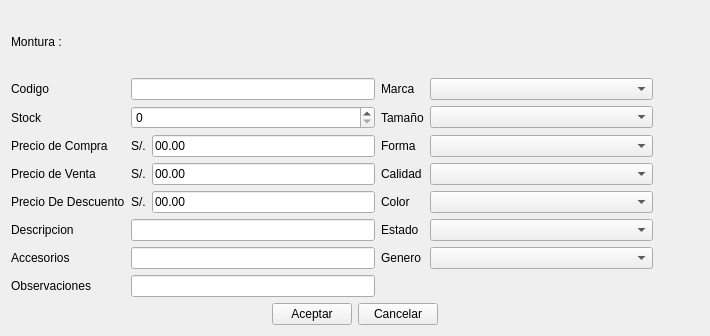
<?xml version="1.0" encoding="UTF-8"?>
<ui version="4.0">
 <class>ui_agregarMontura</class>
 <widget class="QWidget" name="ui_agregarMontura">
  <property name="geometry">
   <rect>
    <x>0</x>
    <y>0</y>
    <width>710</width>
    <height>336</height>
   </rect>
  </property>
  <property name="windowTitle">
   <string>Form</string>
  </property>
  <layout class="QGridLayout" name="gridLayout_2">
   <item row="2" column="0">
    <layout class="QHBoxLayout" name="horizontalLayout_2">
     <item>
      <spacer name="horizontalSpacer">
       <property name="orientation">
        <enum>Qt::Horizontal</enum>
       </property>
       <property name="sizeHint" stdset="0">
        <size>
         <width>40</width>
         <height>20</height>
        </size>
       </property>
      </spacer>
     </item>
     <item>
      <widget class="QPushButton" name="pushButton_agregar">
       <property name="text">
        <string>Aceptar</string>
       </property>
       <property name="shortcut">
        <string>Ctrl+G</string>
       </property>
      </widget>
     </item>
     <item>
      <widget class="QPushButton" name="pushButton_cancelar">
       <property name="text">
        <string>Cancelar</string>
       </property>
       <property name="shortcut">
        <string>Esc</string>
       </property>
      </widget>
     </item>
     <item>
      <spacer name="horizontalSpacer_2">
       <property name="orientation">
        <enum>Qt::Horizontal</enum>
       </property>
       <property name="sizeHint" stdset="0">
        <size>
         <width>40</width>
         <height>20</height>
        </size>
       </property>
      </spacer>
     </item>
    </layout>
   </item>
   <item row="1" column="0">
    <layout class="QGridLayout" name="gridLayout_3">
     <item row="0" column="0">
      <widget class="QLabel" name="label_2">
       <property name="text">
        <string>Codigo</string>
       </property>
      </widget>
     </item>
     <item row="0" column="1" colspan="2">
      <widget class="QLineEdit" name="lineEdit_codigo"/>
     </item>
     <item row="2" column="1">
      <widget class="QLabel" name="label_16">
       <property name="text">
        <string>S/.</string>
       </property>
      </widget>
     </item>
     <item row="3" column="1">
      <widget class="QLabel" name="label_17">
       <property name="text">
        <string>S/.</string>
       </property>
      </widget>
     </item>
     <item row="1" column="0">
      <widget class="QLabel" name="label_4">
       <property name="text">
        <string>Stock</string>
       </property>
      </widget>
     </item>
     <item row="4" column="0">
      <widget class="QLabel" name="label_7">
       <property name="text">
        <string>Precio De Descuento</string>
       </property>
      </widget>
     </item>
     <item row="2" column="0">
      <widget class="QLabel" name="label_13">
       <property name="text">
        <string>Precio de Compra</string>
       </property>
      </widget>
     </item>
     <item row="0" column="3">
      <widget class="QLabel" name="label_8">
       <property name="sizePolicy">
        <sizepolicy hsizetype="Preferred" vsizetype="Preferred">
         <horstretch>0</horstretch>
         <verstretch>0</verstretch>
        </sizepolicy>
       </property>
       <property name="text">
        <string>Marca</string>
       </property>
      </widget>
     </item>
     <item row="2" column="2">
      <widget class="QLineEdit" name="lineEdit_precioCompra">
       <property name="text">
        <string>00.00</string>
       </property>
      </widget>
     </item>
     <item row="4" column="2">
      <widget class="QLineEdit" name="lineEdit_precioDescuento">
       <property name="minimumSize">
        <size>
         <width>170</width>
         <height>0</height>
        </size>
       </property>
       <property name="text">
        <string>00.00</string>
       </property>
      </widget>
     </item>
     <item row="3" column="0">
      <widget class="QLabel" name="label_12">
       <property name="text">
        <string>Precio de Venta</string>
       </property>
      </widget>
     </item>
     <item row="7" column="0">
      <widget class="QLabel" name="label">
       <property name="text">
        <string>Observaciones</string>
       </property>
      </widget>
     </item>
     <item row="3" column="2">
      <widget class="QLineEdit" name="lineEdit_precioVenta">
       <property name="text">
        <string>00.00</string>
       </property>
      </widget>
     </item>
     <item row="1" column="1" colspan="2">
      <widget class="QSpinBox" name="spinBox_stock">
       <property name="maximum">
        <number>999999999</number>
       </property>
      </widget>
     </item>
     <item row="4" column="5">
      <widget class="QPushButton" name="pushButton_xcolor">
       <property name="sizePolicy">
        <sizepolicy hsizetype="Fixed" vsizetype="Fixed">
         <horstretch>0</horstretch>
         <verstretch>0</verstretch>
        </sizepolicy>
       </property>
       <property name="text">
        <string/>
       </property>
       <property name="icon">
        <iconset resource="../Icons/Icons.qrc">
         <normaloff>:/Icons/1349716373_monotone_close_exit_delete_small.png</normaloff>:/Icons/1349716373_monotone_close_exit_delete_small.png</iconset>
       </property>
       <property name="autoDefault">
        <bool>false</bool>
       </property>
       <property name="flat">
        <bool>true</bool>
       </property>
      </widget>
     </item>
     <item row="0" column="4">
      <widget class="MyComboBox" name="comboBox_marca">
       <property name="sizePolicy">
        <sizepolicy hsizetype="Expanding" vsizetype="Fixed">
         <horstretch>0</horstretch>
         <verstretch>0</verstretch>
        </sizepolicy>
       </property>
      </widget>
     </item>
     <item row="0" column="5">
      <widget class="QPushButton" name="pushButton_xmarca">
       <property name="sizePolicy">
        <sizepolicy hsizetype="Fixed" vsizetype="Fixed">
         <horstretch>0</horstretch>
         <verstretch>0</verstretch>
        </sizepolicy>
       </property>
       <property name="text">
        <string/>
       </property>
       <property name="icon">
        <iconset resource="../Icons/Icons.qrc">
         <normaloff>:/Icons/1349716373_monotone_close_exit_delete_small.png</normaloff>:/Icons/1349716373_monotone_close_exit_delete_small.png</iconset>
       </property>
       <property name="autoDefault">
        <bool>false</bool>
       </property>
       <property name="flat">
        <bool>true</bool>
       </property>
      </widget>
     </item>
     <item row="1" column="5">
      <widget class="QPushButton" name="pushButton_xtamanio">
       <property name="sizePolicy">
        <sizepolicy hsizetype="Fixed" vsizetype="Fixed">
         <horstretch>0</horstretch>
         <verstretch>0</verstretch>
        </sizepolicy>
       </property>
       <property name="text">
        <string/>
       </property>
       <property name="icon">
        <iconset resource="../Icons/Icons.qrc">
         <normaloff>:/Icons/1349716373_monotone_close_exit_delete_small.png</normaloff>:/Icons/1349716373_monotone_close_exit_delete_small.png</iconset>
       </property>
       <property name="autoDefault">
        <bool>false</bool>
       </property>
       <property name="flat">
        <bool>true</bool>
       </property>
      </widget>
     </item>
     <item row="2" column="3">
      <widget class="QLabel" name="label_10">
       <property name="sizePolicy">
        <sizepolicy hsizetype="Preferred" vsizetype="Preferred">
         <horstretch>0</horstretch>
         <verstretch>0</verstretch>
        </sizepolicy>
       </property>
       <property name="text">
        <string>Forma</string>
       </property>
      </widget>
     </item>
     <item row="2" column="4">
      <widget class="MyComboBox" name="comboBox_forma">
       <property name="sizePolicy">
        <sizepolicy hsizetype="Expanding" vsizetype="Fixed">
         <horstretch>0</horstretch>
         <verstretch>0</verstretch>
        </sizepolicy>
       </property>
      </widget>
     </item>
     <item row="2" column="5">
      <widget class="QPushButton" name="pushButton_xforma">
       <property name="sizePolicy">
        <sizepolicy hsizetype="Fixed" vsizetype="Fixed">
         <horstretch>0</horstretch>
         <verstretch>0</verstretch>
        </sizepolicy>
       </property>
       <property name="text">
        <string/>
       </property>
       <property name="icon">
        <iconset resource="../Icons/Icons.qrc">
         <normaloff>:/Icons/1349716373_monotone_close_exit_delete_small.png</normaloff>:/Icons/1349716373_monotone_close_exit_delete_small.png</iconset>
       </property>
       <property name="autoDefault">
        <bool>false</bool>
       </property>
       <property name="flat">
        <bool>true</bool>
       </property>
      </widget>
     </item>
     <item row="3" column="3">
      <widget class="QLabel" name="label_11">
       <property name="sizePolicy">
        <sizepolicy hsizetype="Preferred" vsizetype="Preferred">
         <horstretch>0</horstretch>
         <verstretch>0</verstretch>
        </sizepolicy>
       </property>
       <property name="text">
        <string>Calidad</string>
       </property>
      </widget>
     </item>
     <item row="4" column="3">
      <widget class="QLabel" name="label_15">
       <property name="sizePolicy">
        <sizepolicy hsizetype="Preferred" vsizetype="Preferred">
         <horstretch>0</horstretch>
         <verstretch>0</verstretch>
        </sizepolicy>
       </property>
       <property name="text">
        <string>Color</string>
       </property>
      </widget>
     </item>
     <item row="3" column="4">
      <widget class="MyComboBox" name="comboBox_calidad">
       <property name="sizePolicy">
        <sizepolicy hsizetype="Expanding" vsizetype="Fixed">
         <horstretch>0</horstretch>
         <verstretch>0</verstretch>
        </sizepolicy>
       </property>
      </widget>
     </item>
     <item row="4" column="4">
      <widget class="MyComboBox" name="comboBox_color">
       <property name="sizePolicy">
        <sizepolicy hsizetype="Expanding" vsizetype="Fixed">
         <horstretch>0</horstretch>
         <verstretch>0</verstretch>
        </sizepolicy>
       </property>
      </widget>
     </item>
     <item row="3" column="5">
      <widget class="QPushButton" name="pushButton_xcalidad">
       <property name="sizePolicy">
        <sizepolicy hsizetype="Fixed" vsizetype="Fixed">
         <horstretch>0</horstretch>
         <verstretch>0</verstretch>
        </sizepolicy>
       </property>
       <property name="text">
        <string/>
       </property>
       <property name="icon">
        <iconset resource="../Icons/Icons.qrc">
         <normaloff>:/Icons/1349716373_monotone_close_exit_delete_small.png</normaloff>:/Icons/1349716373_monotone_close_exit_delete_small.png</iconset>
       </property>
       <property name="autoDefault">
        <bool>false</bool>
       </property>
       <property name="flat">
        <bool>true</bool>
       </property>
      </widget>
     </item>
     <item row="1" column="4">
      <widget class="MyComboBox" name="comboBox_tamanio">
       <property name="sizePolicy">
        <sizepolicy hsizetype="Expanding" vsizetype="Fixed">
         <horstretch>0</horstretch>
         <verstretch>0</verstretch>
        </sizepolicy>
       </property>
      </widget>
     </item>
     <item row="7" column="1" colspan="2">
      <widget class="QLineEdit" name="lineEdit_observaciones">
       <property name="readOnly">
        <bool>false</bool>
       </property>
      </widget>
     </item>
     <item row="4" column="1">
      <widget class="QLabel" name="label_18">
       <property name="text">
        <string>S/.</string>
       </property>
      </widget>
     </item>
     <item row="6" column="1" colspan="2">
      <widget class="QLineEdit" name="lineEdit_accesorios"/>
     </item>
     <item row="1" column="3">
      <widget class="QLabel" name="label_9">
       <property name="sizePolicy">
        <sizepolicy hsizetype="Preferred" vsizetype="Preferred">
         <horstretch>0</horstretch>
         <verstretch>0</verstretch>
        </sizepolicy>
       </property>
       <property name="text">
        <string>Tamaño</string>
       </property>
      </widget>
     </item>
     <item row="6" column="0">
      <widget class="QLabel" name="label_6">
       <property name="text">
        <string>Accesorios</string>
       </property>
      </widget>
     </item>
     <item row="5" column="0">
      <widget class="QLabel" name="label_3">
       <property name="text">
        <string>Descripcion</string>
       </property>
      </widget>
     </item>
     <item row="5" column="1" colspan="2">
      <widget class="QLineEdit" name="lineEdit_descripcion"/>
     </item>
     <item row="5" column="3">
      <widget class="QLabel" name="label_estado">
       <property name="text">
        <string>Estado</string>
       </property>
      </widget>
     </item>
     <item row="5" column="4">
      <widget class="MyComboBox" name="comboBox_estado"/>
     </item>
     <item row="5" column="5">
      <widget class="QPushButton" name="pushButton_xestado">
       <property name="text">
        <string/>
       </property>
       <property name="icon">
        <iconset resource="../Icons/Icons.qrc">
         <normaloff>:/Icons/1349716373_monotone_close_exit_delete_small.png</normaloff>:/Icons/1349716373_monotone_close_exit_delete_small.png</iconset>
       </property>
       <property name="flat">
        <bool>true</bool>
       </property>
      </widget>
     </item>
     <item row="6" column="3">
      <widget class="QLabel" name="label_5">
       <property name="text">
        <string>Genero</string>
       </property>
      </widget>
     </item>
     <item row="6" column="4">
      <widget class="MyComboBox" name="comboBox_genero"/>
     </item>
     <item row="6" column="5">
      <widget class="QPushButton" name="pushButton_xgenero">
       <property name="text">
        <string/>
       </property>
       <property name="icon">
        <iconset resource="../Icons/Icons.qrc">
         <normaloff>:/Icons/1349716373_monotone_close_exit_delete_small.png</normaloff>:/Icons/1349716373_monotone_close_exit_delete_small.png</iconset>
       </property>
       <property name="flat">
        <bool>true</bool>
       </property>
      </widget>
     </item>
    </layout>
   </item>
   <item row="0" column="0">
    <widget class="QLabel" name="label_tiulo">
     <property name="text">
      <string>Montura :</string>
     </property>
    </widget>
   </item>
  </layout>
 </widget>
 <customwidgets>
  <customwidget>
   <class>MyComboBox</class>
   <extends>QComboBox</extends>
   <header location="global">mycombobox.h</header>
   <slots>
    <slot>Eliminar_Item()</slot>
   </slots>
  </customwidget>
 </customwidgets>
 <tabstops>
  <tabstop>lineEdit_codigo</tabstop>
  <tabstop>spinBox_stock</tabstop>
  <tabstop>lineEdit_precioCompra</tabstop>
  <tabstop>lineEdit_precioVenta</tabstop>
  <tabstop>lineEdit_precioDescuento</tabstop>
  <tabstop>lineEdit_descripcion</tabstop>
  <tabstop>lineEdit_accesorios</tabstop>
  <tabstop>lineEdit_observaciones</tabstop>
  <tabstop>comboBox_marca</tabstop>
  <tabstop>comboBox_tamanio</tabstop>
  <tabstop>comboBox_forma</tabstop>
  <tabstop>comboBox_calidad</tabstop>
  <tabstop>comboBox_color</tabstop>
  <tabstop>pushButton_agregar</tabstop>
  <tabstop>pushButton_cancelar</tabstop>
  <tabstop>pushButton_xmarca</tabstop>
  <tabstop>pushButton_xtamanio</tabstop>
  <tabstop>pushButton_xforma</tabstop>
  <tabstop>pushButton_xcalidad</tabstop>
  <tabstop>pushButton_xcolor</tabstop>
 </tabstops>
 <resources>
  <include location="../Icons/Icons.qrc"/>
 </resources>
 <connections>
  <connection>
   <sender>pushButton_cancelar</sender>
   <signal>clicked()</signal>
   <receiver>ui_agregarMontura</receiver>
   <slot>close()</slot>
   <hints>
    <hint type="sourcelabel">
     <x>400</x>
     <y>333</y>
    </hint>
    <hint type="destinationlabel">
     <x>354</x>
     <y>179</y>
    </hint>
   </hints>
  </connection>
 </connections>
</ui>
